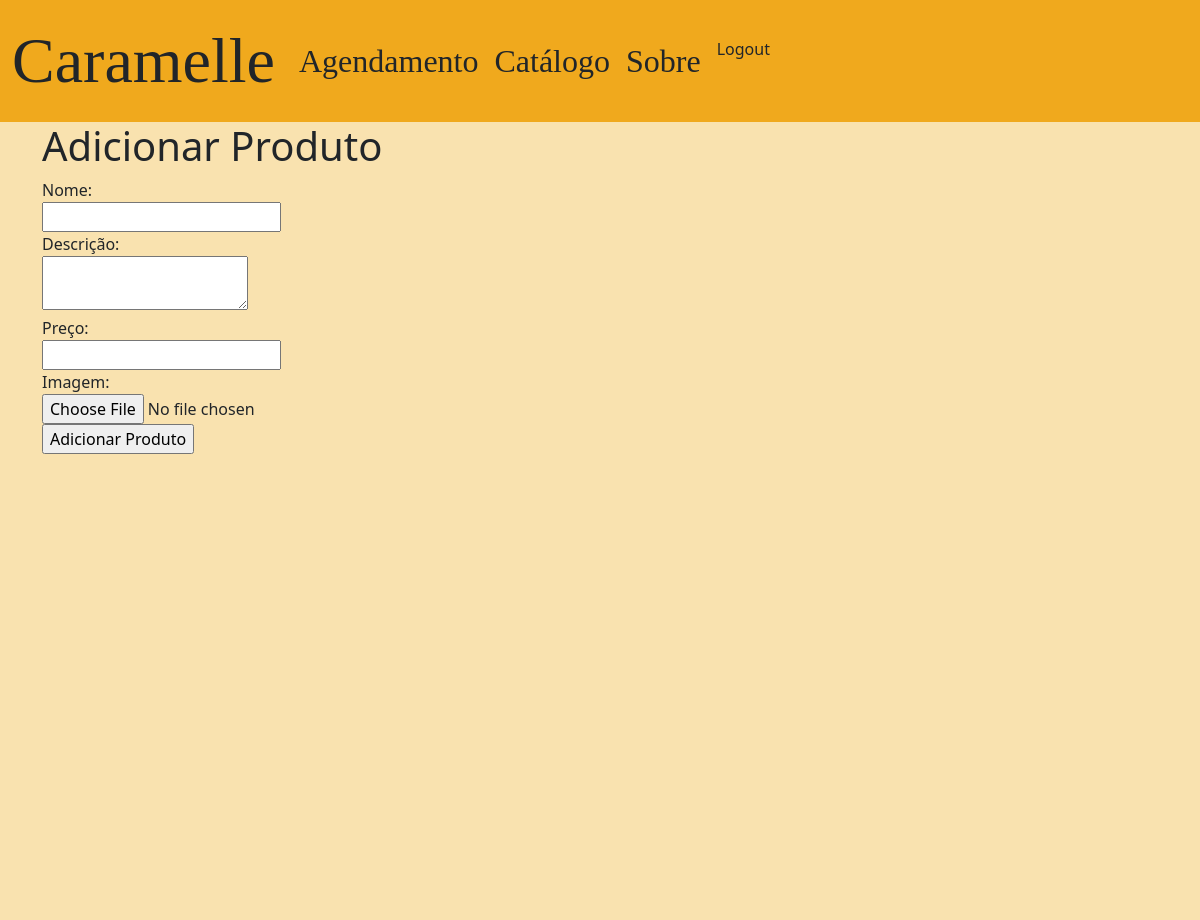
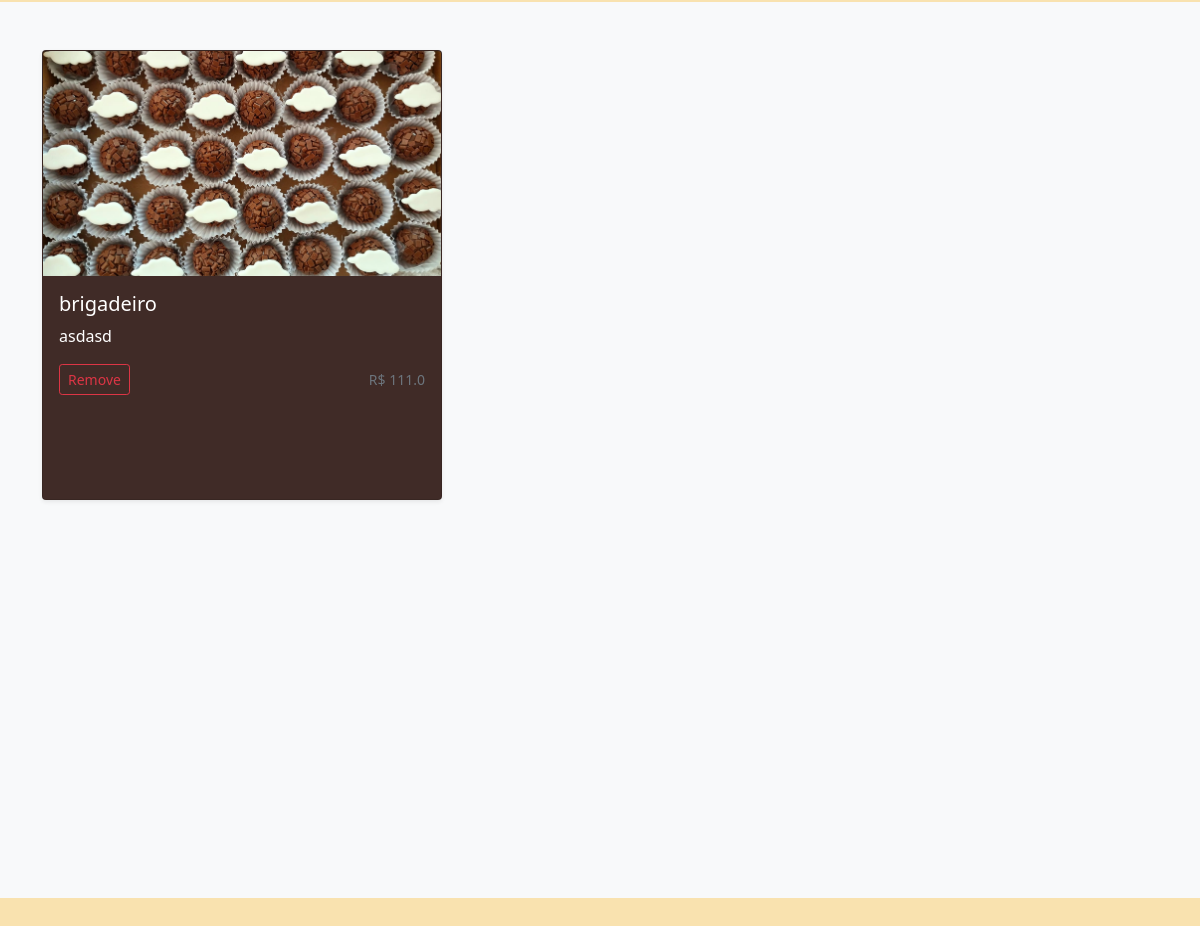
The page /catalogo (signed in) on the database its author committed (2 pictures, top to bottom).
### app/models.py (models this page shows)
class Product(db.Model):
    id = db.Column(db.Integer, primary_key=True)
    nome = db.Column(db.String(100), nullable=False)
    descricao = db.Column(db.Text, nullable=False)
    preco = db.Column(db.Float, nullable=False)
    imagem = db.Column(db.String(255), nullable=False)

### app/routes.py (the view, shortened to what this page needs)
@app.route('/catalogo', methods=['GET', 'POST'])
def catalogo():
    if request.method == 'GET':
        produtos = Product.query.all()
        return render_template('catalogo.html', produtos=produtos)

### app/models.py (called while the page is built)
@login_manager.user_loader
def load_user(user_id):
    return User.query.get(int(user_id))

### app/templates/catalogo.html (shortened to what this page needs)
<!DOCTYPE html>
<html lang="en">
<head>
  <link href="https://cdn.jsdelivr.net/npm/bootstrap@5.0.2/dist/css/bootstrap.min.css" rel="stylesheet">
  <link href="../static/style.css" rel="stylesheet">
</head>
<body class="d-flex flex-column min-vh-100">
  <main class="flex-shrink-0">
    <nav class="navbar navbar-expand-lg bg-body-tertiary" style="background-color: #f0a91d;">
      <div class="container-fluid">
        <a class="navbar-brand text-dark" href="/index">Caramelle</a>
        <div class="collapse navbar-collapse" id="navbarNavDropdown">
          <ul class="navbar-nav">
            <li class="nav-item">
              <a class="nav-link text-dark active" aria-current="page" href="/agendamento">Agendamento</a>
            </li>
            <li class="nav-item">
              <a class="nav-link text-dark" href="/catalogo">Catálogo</a>
            </li>
            <li class="nav-item">
              <a class="nav-link text-dark" href="/sobre">Sobre</a>
            </li>
            {% if current_user.is_authenticated %}
                  <a class="nav-link text-dark" href="/logout">Logout</a>
              {% else %}
                  <a class="nav-link text-dark" href="/login">Login</a>
              {% endif %}
          </ul>
        </div>
      </div>
    </nav>
    {% if current_user.is_authenticated %}
    <div class="container">
      <h1>Adicionar Produto</h1>
      <form id="addForm" method="POST" action="/catalogo" enctype="multipart/form-data" onsubmit="event.preventDefault(); addProduto();">
        <label for="nome">Nome:</label><br>
        <input type="text" id="nome" name="nome"><br>
        <label for="descricao">Descrição:</label><br>
        <textarea id="descricao" name="descricao"></textarea><br>
        <label for="preco">Preço:</label><br>
        <input type="text" id="preco" name="preco"><br>
        <label for="imagem">Imagem:</label><br>
        <input type="file" id="imagem" name="imagem"><br>
        <input type="submit" value="Adicionar Produto">
      </form>
    </div>
    {% endif %}
    <div class="album py-5 bg-light">
      <div class="container">
        <div class="row">
          {% for produto in produtos %}
          <div class="col-md-4">
            <div class="card mb-4 shadow-sm">
              <img src="{{ produto.imagem }}" class="bd-placeholder-img card-img-top" width="100%" height="225" alt="{{ produto.nome }}">
              <div class="card-body">
                <h5 class="card-title">{{ produto.nome }}</h5>
                <p class="card-text">{{ produto.descricao }}</p>
                <div class="d-flex justify-content-between align-items-center">
                  <div class="btn-group">
                    {% if current_user.is_authenticated %}
                    <form id="removeForm{{ produto.id }}" method="post" action="/catalogo" onsubmit="event.preventDefault(); removeProduto({{ produto.id }});">
                      <button type="submit" class="btn btn-sm btn-outline-danger">Remove</button>
                    </form>
                    {% endif %}
                  </div>
                  <small class="text-muted">R$ {{ produto.preco }}</small>
                </div>
              </div>
            </div>
          </div>
          {% endfor %}
        </div>
      </div>
    </div>
  </main>
</body>
</html>

### app/static/style.css (style rules this page uses)
body { background-color: #F9E2AF; }
.nav-item { font-size: 2rem; font-family: 'Arial Narrow Bold'; }
.navbar-brand { font-family: 'Arial Narrow Bold'; font-size: 4rem; }
.container { height: 100vh; }
.card { height: 450px; width: 400px; margin-top: auto; margin-bottom: auto; background-color: #402B27 !important; color: white; }

### rows shown on the page
Product: nome "brigadeiro", descricao "asdasd", preco "111.0"
